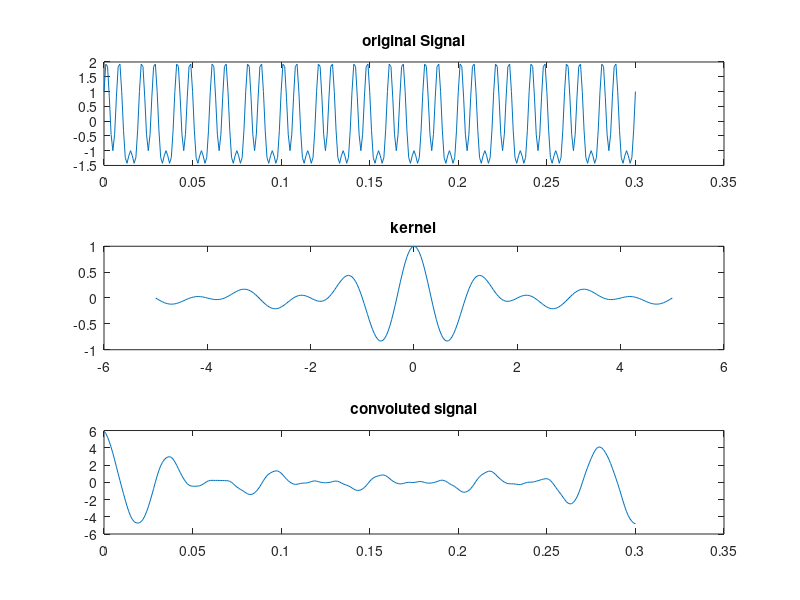
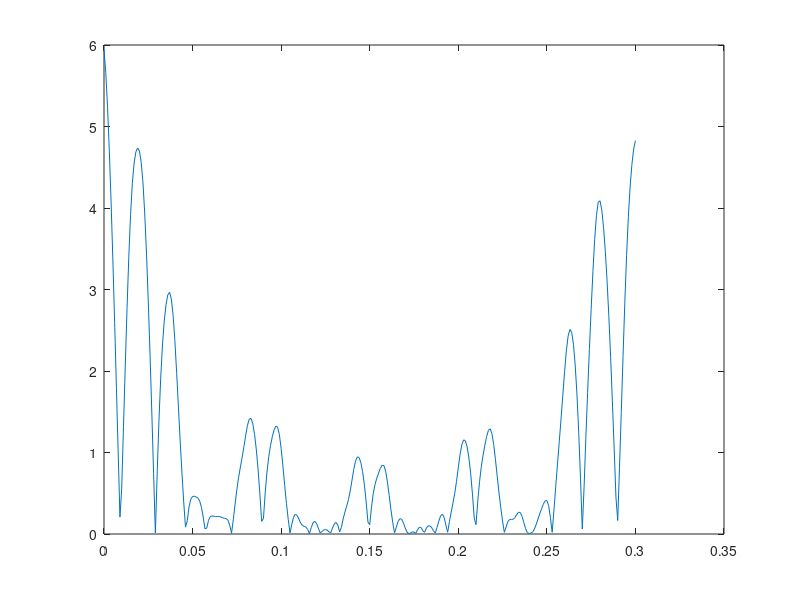
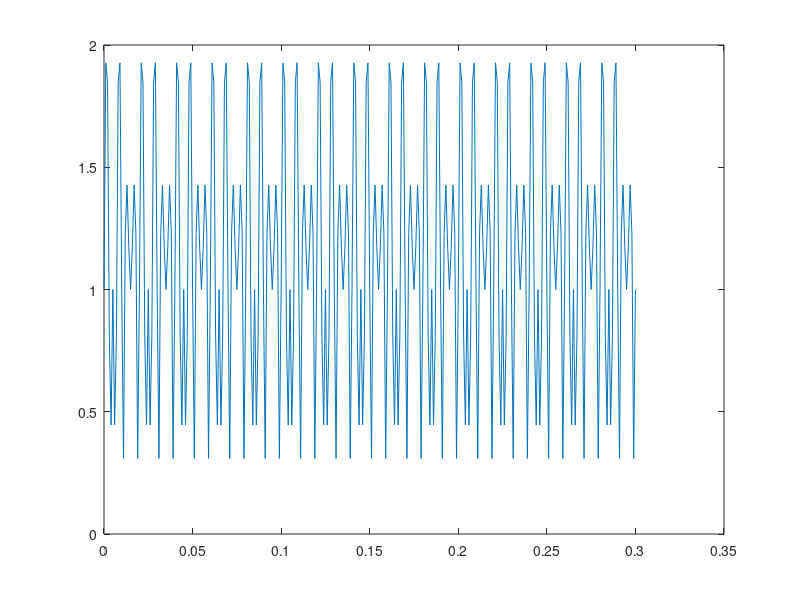
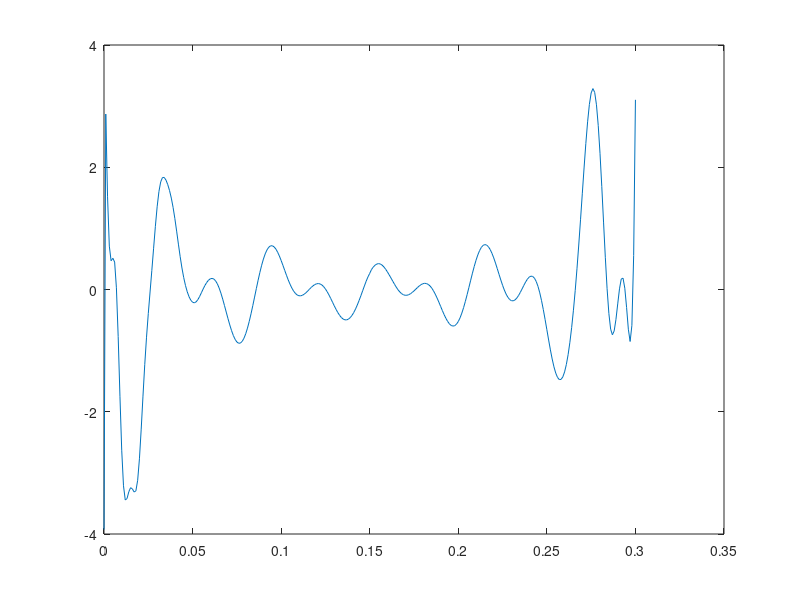

These charts were generated, in order, by the following MATLAB code: (Note: this script raises an error after producing the figures.)
clc;
clear all;
close all;

%%% waveform generation %%%
subplot(3,1,1);
fs = 1000;
t= 0:1/fs:0.3;
f1 = 50; f2 = 100; f3 = 150;
y1 = sin(2*pi*f1*t)+cos(2*pi*f2*t)+sin(2*pi*f3*t);
plot(t,y1);
title('original Signal');


%% 
 subplot(3,1,2);
 t0 = linspace(-5,5,length(t));
 y2 = 2.*sinc(2.*t0)-sinc(t0);
 plot(t0,y2);
 title('kernel');
 
 %%
 subplot(3,1,3);
 X =conv(y1,y2,'same');
 t1 = 1:1:length(X);
 plot(t,X);
 title('convoluted signal');
 
 %% 
 f_X = fft(X);
 figure, plot(t, abs(X));

 f_y1 = fft(y1);
 figure, plot(t, abs(y1));

 xxx = ifft(f_X./f_y1);
 figure, plot(t, xxx);


 yn=y+0.5*randn(size(t));
 plot(t(1:50),yn(1:50));